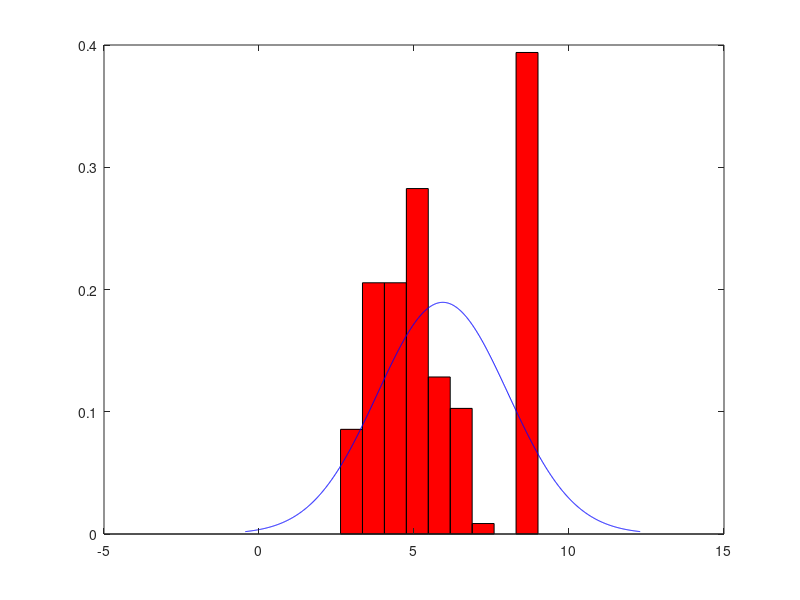
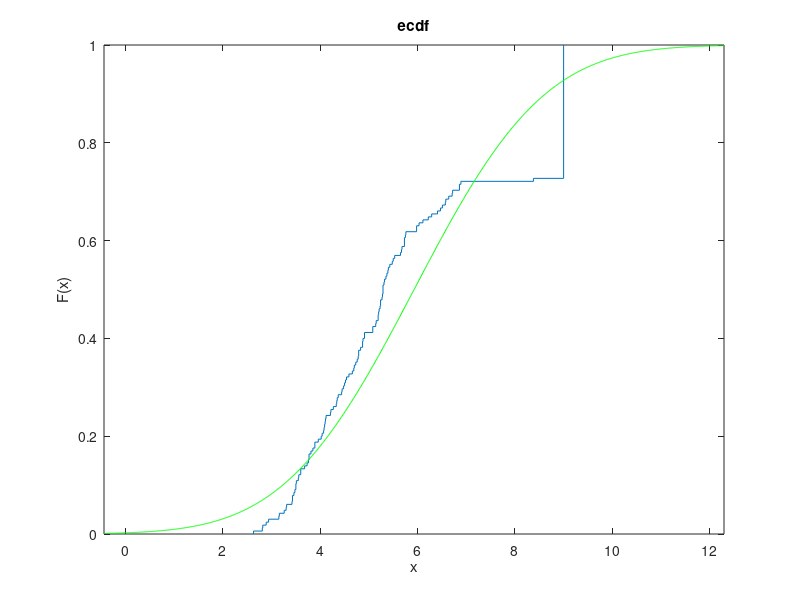

Here is the MATLAB script that generated these plots, in order:
% Variant 18
X = [5.08,5.40,6.57,5.15,5.14,5.73,3.42,5.19,5.76,3.51,3.50,3.31,5.32,4.11,5.73,...
     5.37,3.26,5.08,5.31,3.89,6.58,3.89,4.66,4.48,3.73,6.47,5.65,3.16,4.91,6.64,...
     5.39,2.63,3.56,5.53,4.04,4.76,6.72,3.60,4.35,5.67,5.68,4.07,4.52,5.19,5.43,...
     3.50,5.35,4.87,3.46,3.77,3.96,2.82,6.41,4.70,5.24,3.55,3.15,5.20,2.81,4.79,...
     6.51,3.76,4.69,4.21,4.10,3.48,4.37,5.73,4.45,3.43,2.89,4.88,6.22,3.43,5.29,...
     4.59,4.44,3.81,4.83,5.23,6.86,4.22,2.94,6.29,4.34,5.48,3.68,4.09,3.30,5.21,...
     8.38,4.02,5.98,3.60,5.28,6.89,3.85,5.27,4.79,4.91,5.24,5.98,4.54,5.29,5.50,...
     4.73,5.75,4.50,5.29,4.12,4.27,6.11,4.78,4.87,6.03,6.86,3.77,4.33,4.08,6.71,...
     9,9,9,9,9,9,9,9,9,9,9,9,9,9,9,9,9,9,9,9,9,9,9,9,9,9,9,9,9,9,9,9,9,9,9,9,9,9,9,9,9,9,9,9,9];

% y = minmax(X);
  M_min = min(X);
  M_max = max(X);

% R = y(2) - y(1);
% R = M_max - M_min;
  R = range(X);

  fprintf('M_min = %.2f\nM_max = %.2f\nR = %.2f\n', M_min, M_max, R);

  n = length(X);        % length of array
% MX = sum(X) / n;      % MX
% DX = symsum((X(k)-m)^2, k, 1, n) / (n - 1); % DX
  MX = mean(X);
  DX = var(X);
  sigma = sqrt(DX);

  fprintf('MX = %f\nDX = %f\n', MX, DX);
  
  m = floor(log2(n)) + 2;
  delta = R / m;
  
  [f, x] = hist(X, m);

  f = f / (n * delta);
  step = sigma / 200;
  
  xnorm = (MX - R):step:(MX + R);
  ynormp = normpdf(xnorm, MX, sigma);
  ynormc = normcdf(xnorm, MX, sigma);
 
  figure
  bar(x, f, 1, 'r');
  hold on;
  plot(xnorm, ynormp, 'b');
  hold off;
 
  figure
  ecdf(X);
  % axis(X, tight);
  axis tight;
  hold on;
  plot(xnorm, ynormc, 'g');
  hold off;
